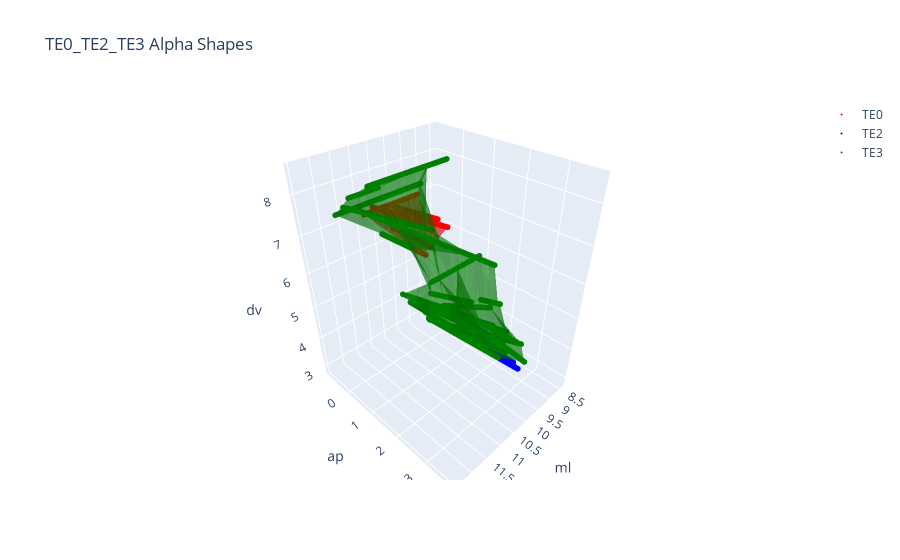

Notebook code cell kept with this figure:
### Code cell
# Plot areas as alpha shapes

# Convert coordinates to matrix form, split for training/testing
area_to_coords = {}
area_to_test_coords = {}

for area in areas:
    df = ch_coords[(ch_coords['monkey']==plot_monkey) & (ch_coords['area']==area)]
    ch_count = len(df)
    train_ch, test_ch = train_test_split(np.arange(ch_count), train_size=.6)
    area_to_coords[area] = df[axes].values[train_ch]
    area_to_test_coords[area] = df[axes].values[test_ch]

# Plot    
fig = go.Figure()

area_to_mesh = {}

for area_idx, area in enumerate(areas):
    color = colors[area_idx]
    x = area_to_coords[area][:, 0]
    y = area_to_coords[area][:, 1]
    z = area_to_coords[area][:, 2]
    if alpha is None:
        points = np.column_stack([x, y, z])
        distances = pdist(points)
        alpha = np.percentile(distances, 50)
    
    vertices, faces = alpha_shape_3d(x, y, z, alpha)
    
    area_to_mesh[area] = trimesh.Trimesh(vertices=vertices, faces=faces)
    
    # Add surface mesh if faces exist
    if len(faces) > 0:
        fig.add_trace(go.Mesh3d(
            x=vertices[:, 0],
            y=vertices[:, 1], 
            z=vertices[:, 2],
            i=faces[:, 0],
            j=faces[:, 1],
            k=faces[:, 2],
            opacity=0.4,
            color=color,
            name=f'{area} shape'
        ))
    
    # Add points
    fig.add_trace(go.Scatter3d(
        x=x, y=y, z=z,
        mode='markers',
        marker=dict(size=2, color=color),
        name=area,
    ))

areas_str = '_'.join(areas)

fig.update_layout(
    title=f'{areas_str} Alpha Shapes',
    scene=dict(
        xaxis_title=axes[0],
        yaxis_title=axes[1],
        zaxis_title=axes[2]
    )
)

fig.write_html(os.path.join(locker_path, 
                            f'users/Parsa/coordinate_interpolation/{monkey}_{areas_str}.html'))

fig.show()

### Figure 1 — Plotly figure (JSON) as saved in the notebook; plotly's stock layout.template omitted (floating-point values rounded to 4 significant figures; data arrays with more than 128 entries replaced by an {"elided": "..."} marker saying what was removed)
{"data": [{"color": "red", "i": {"elided": "618 int values"}, "j": {"elided": "618 int values"}, "k": {"elided": "618 int values"}, "name": "TE0 shape", "opacity": 0.4, "type": "mesh3d", "x": {"elided": "2462 float values"}, "y": {"elided": "2462 float values"}, "z": {"elided": "2462 float values"}}, {"marker": {"color": "red", "size": 2}, "mode": "markers", "name": "TE0", "type": "scatter3d", "x": {"elided": "2462 float values"}, "y": {"elided": "2462 float values"}, "z": {"elided": "2462 float values"}}, {"color": "blue", "i": {"elided": "512 int values"}, "j": {"elided": "512 int values"}, "k": {"elided": "512 int values"}, "name": "TE2 shape", "opacity": 0.4, "type": "mesh3d", "x": {"elided": "594 float values"}, "y": {"elided": "594 float values"}, "z": {"elided": "594 float values"}}, {"marker": {"color": "blue", "size": 2}, "mode": "markers", "name": "TE2", "type": "scatter3d", "x": {"elided": "594 float values"}, "y": {"elided": "594 float values"}, "z": {"elided": "594 float values"}}, {"color": "green", "i": {"elided": "2548 int values"}, "j": {"elided": "2548 int values"}, "k": {"elided": "2548 int values"}, "name": "TE3 shape", "opacity": 0.4, "type": "mesh3d", "x": {"elided": "3609 float values"}, "y": {"elided": "3609 float values"}, "z": {"elided": "3609 float values"}}, {"marker": {"color": "green", "size": 2}, "mode": "markers", "name": "TE3", "type": "scatter3d", "x": {"elided": "3609 float values"}, "y": {"elided": "3609 float values"}, "z": {"elided": "3609 float values"}}], "layout": {"scene": {"xaxis": {"title": {"text": "ml"}}, "yaxis": {"title": {"text": "ap"}}, "zaxis": {"title": {"text": "dv"}}}, "title": {"text": "TE0_TE2_TE3 Alpha Shapes"}}}
